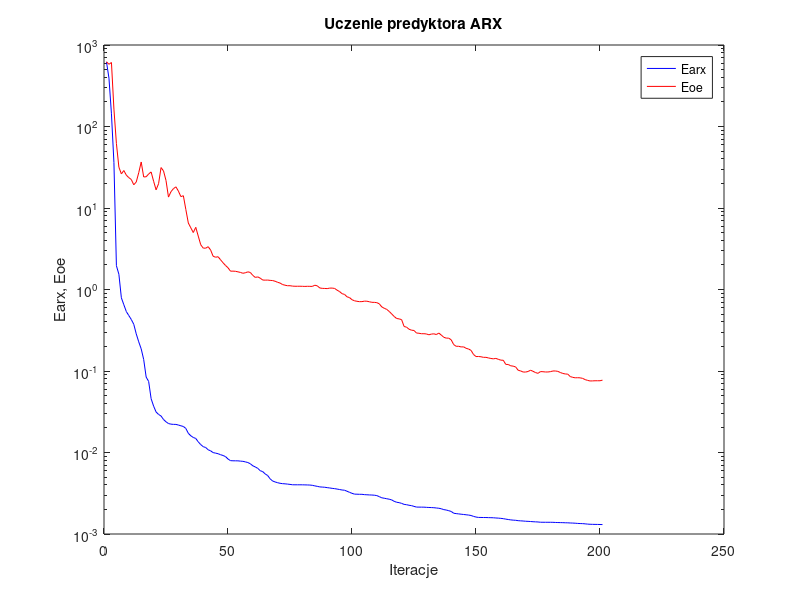
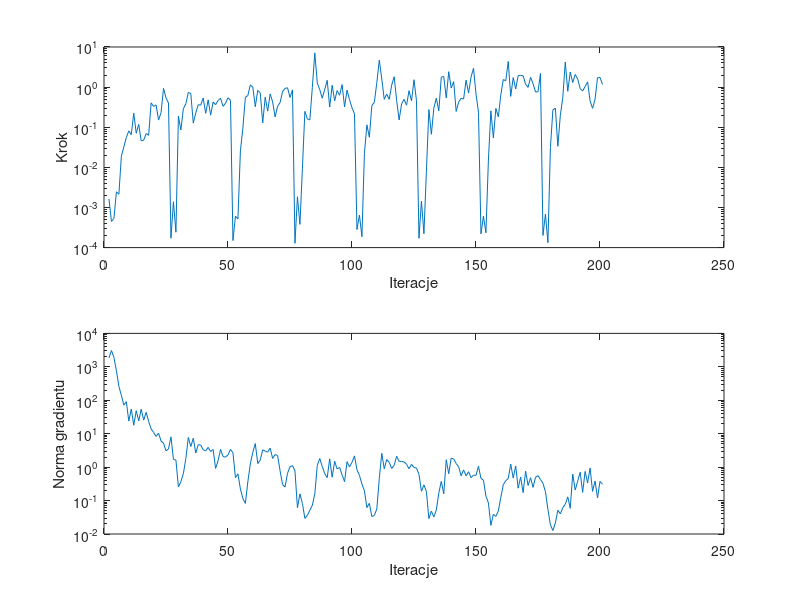

Write the MATLAB code that produced these figures, in order.
%uczenie predyktora arx
clear all;
n=0; farx(n+1)=6.201344e+002; foe(n+1)=6.222546e+002; wspucz(n+1)=0.000000e+000; ng(n+1)=0.000000e+000;
%odnowa zmiennej metryki
n=1; farx(n+1)=3.917638e+002; foe(n+1)=5.797781e+002; krok(n+1)=1.635770e-003; ng(n+1)=1.845388e+003;
n=2; farx(n+1)=1.431777e+002; foe(n+1)=6.098627e+002; krok(n+1)=4.494798e-004; ng(n+1)=3.081031e+003;
n=3; farx(n+1)=3.616578e+001; foe(n+1)=1.633707e+002; krok(n+1)=5.324041e-004; ng(n+1)=1.913578e+003;
n=4; farx(n+1)=1.960313e+000; foe(n+1)=6.200856e+001; krok(n+1)=2.458210e-003; ng(n+1)=7.648459e+002;
n=5; farx(n+1)=1.538464e+000; foe(n+1)=3.165887e+001; krok(n+1)=2.139541e-003; ng(n+1)=2.598703e+002;
n=6; farx(n+1)=7.912714e-001; foe(n+1)=2.622788e+001; krok(n+1)=1.901220e-002; ng(n+1)=1.404136e+002;
n=7; farx(n+1)=6.499473e-001; foe(n+1)=2.883437e+001; krok(n+1)=3.221469e-002; ng(n+1)=7.126643e+001;
n=8; farx(n+1)=5.359987e-001; foe(n+1)=2.531213e+001; krok(n+1)=5.560270e-002; ng(n+1)=9.081849e+001;
n=9; farx(n+1)=4.789672e-001; foe(n+1)=2.358360e+001; krok(n+1)=8.100548e-002; ng(n+1)=2.382719e+001;
n=10; farx(n+1)=4.288086e-001; foe(n+1)=2.238672e+001; krok(n+1)=6.561970e-002; ng(n+1)=5.451576e+001;
n=11; farx(n+1)=3.745186e-001; foe(n+1)=1.927594e+001; krok(n+1)=2.250273e-001; ng(n+1)=1.794315e+001;
n=12; farx(n+1)=2.856383e-001; foe(n+1)=2.083607e+001; krok(n+1)=7.100297e-002; ng(n+1)=4.884022e+001;
n=13; farx(n+1)=2.281081e-001; foe(n+1)=2.709066e+001; krok(n+1)=1.174729e-001; ng(n+1)=2.407442e+001;
n=14; farx(n+1)=1.868441e-001; foe(n+1)=3.670015e+001; krok(n+1)=4.568872e-002; ng(n+1)=5.414850e+001;
n=15; farx(n+1)=1.384947e-001; foe(n+1)=2.403716e+001; krok(n+1)=4.756755e-002; ng(n+1)=2.543863e+001;
n=16; farx(n+1)=8.421627e-002; foe(n+1)=2.418041e+001; krok(n+1)=6.948154e-002; ng(n+1)=4.370548e+001;
n=17; farx(n+1)=7.452461e-002; foe(n+1)=2.612998e+001; krok(n+1)=6.301521e-002; ng(n+1)=2.333747e+001;
n=18; farx(n+1)=4.572194e-002; foe(n+1)=2.770186e+001; krok(n+1)=4.033988e-001; ng(n+1)=1.394094e+001;
n=19; farx(n+1)=3.708477e-002; foe(n+1)=2.131355e+001; krok(n+1)=3.307424e-001; ng(n+1)=1.091754e+001;
n=20; farx(n+1)=3.142702e-002; foe(n+1)=1.671074e+001; krok(n+1)=3.589327e-001; ng(n+1)=8.293212e+000;
n=21; farx(n+1)=2.932794e-002; foe(n+1)=1.984556e+001; krok(n+1)=1.505524e-001; ng(n+1)=1.039657e+001;
n=22; farx(n+1)=2.803869e-002; foe(n+1)=3.134338e+001; krok(n+1)=2.320583e-001; ng(n+1)=6.023476e+000;
n=23; farx(n+1)=2.541654e-002; foe(n+1)=2.850076e+001; krok(n+1)=9.282331e-001; ng(n+1)=5.176197e+000;
n=24; farx(n+1)=2.381202e-002; foe(n+1)=2.175484e+001; krok(n+1)=5.421555e-001; ng(n+1)=3.082395e+000;
n=25; farx(n+1)=2.265567e-002; foe(n+1)=1.361511e+001; krok(n+1)=4.004429e-001; ng(n+1)=3.490627e+000;
%odnowa zmiennej metryki
n=26; farx(n+1)=2.227613e-002; foe(n+1)=1.585943e+001; krok(n+1)=1.714180e-004; ng(n+1)=8.048594e+000;
n=27; farx(n+1)=2.214023e-002; foe(n+1)=1.726873e+001; krok(n+1)=1.389400e-003; ng(n+1)=1.705769e+000;
n=28; farx(n+1)=2.212020e-002; foe(n+1)=1.818856e+001; krok(n+1)=2.419195e-004; ng(n+1)=1.619983e+000;
n=29; farx(n+1)=2.172562e-002; foe(n+1)=1.610949e+001; krok(n+1)=1.892883e-001; ng(n+1)=2.553680e-001;
n=30; farx(n+1)=2.126719e-002; foe(n+1)=1.379414e+001; krok(n+1)=8.569436e-002; ng(n+1)=3.655802e-001;
n=31; farx(n+1)=2.086968e-002; foe(n+1)=1.415225e+001; krok(n+1)=2.893371e-001; ng(n+1)=6.392275e-001;
n=32; farx(n+1)=1.973864e-002; foe(n+1)=9.577745e+000; krok(n+1)=3.839848e-001; ng(n+1)=1.813401e+000;
n=33; farx(n+1)=1.719899e-002; foe(n+1)=6.546289e+000; krok(n+1)=7.382907e-001; ng(n+1)=7.721524e+000;
n=34; farx(n+1)=1.603226e-002; foe(n+1)=5.713147e+000; krok(n+1)=6.857223e-001; ng(n+1)=4.120839e+000;
n=35; farx(n+1)=1.529669e-002; foe(n+1)=5.001263e+000; krok(n+1)=1.269153e-001; ng(n+1)=7.302847e+000;
n=36; farx(n+1)=1.487134e-002; foe(n+1)=5.793071e+000; krok(n+1)=2.268451e-001; ng(n+1)=2.644429e+000;
n=37; farx(n+1)=1.351735e-002; foe(n+1)=4.522024e+000; krok(n+1)=3.648074e-001; ng(n+1)=4.695700e+000;
n=38; farx(n+1)=1.250232e-002; foe(n+1)=3.544277e+000; krok(n+1)=3.550835e-001; ng(n+1)=4.572210e+000;
n=39; farx(n+1)=1.179545e-002; foe(n+1)=3.221046e+000; krok(n+1)=5.352197e-001; ng(n+1)=3.316551e+000;
n=40; farx(n+1)=1.151670e-002; foe(n+1)=3.213175e+000; krok(n+1)=2.226006e-001; ng(n+1)=3.050149e+000;
n=41; farx(n+1)=1.080136e-002; foe(n+1)=3.351581e+000; krok(n+1)=4.819709e-001; ng(n+1)=3.900563e+000;
n=42; farx(n+1)=1.047562e-002; foe(n+1)=3.046070e+000; krok(n+1)=2.002215e-001; ng(n+1)=2.925430e+000;
n=43; farx(n+1)=9.977420e-003; foe(n+1)=2.559413e+000; krok(n+1)=4.228235e-001; ng(n+1)=3.370522e+000;
n=44; farx(n+1)=9.823587e-003; foe(n+1)=2.488583e+000; krok(n+1)=3.647485e-001; ng(n+1)=9.141664e-001;
n=45; farx(n+1)=9.665023e-003; foe(n+1)=2.523478e+000; krok(n+1)=4.635137e-001; ng(n+1)=1.560307e+000;
n=46; farx(n+1)=9.397448e-003; foe(n+1)=2.314333e+000; krok(n+1)=5.281352e-001; ng(n+1)=3.404392e+000;
n=47; farx(n+1)=9.193437e-003; foe(n+1)=2.129029e+000; krok(n+1)=3.321888e-001; ng(n+1)=2.069962e+000;
n=48; farx(n+1)=8.906444e-003; foe(n+1)=1.972344e+000; krok(n+1)=3.978743e-001; ng(n+1)=1.991140e+000;
n=49; farx(n+1)=8.320596e-003; foe(n+1)=1.849154e+000; krok(n+1)=5.450576e-001; ng(n+1)=2.317177e+000;
n=50; farx(n+1)=7.944552e-003; foe(n+1)=1.678773e+000; krok(n+1)=4.681360e-001; ng(n+1)=3.387031e+000;
%odnowa zmiennej metryki
n=51; farx(n+1)=7.912394e-003; foe(n+1)=1.680534e+000; krok(n+1)=1.497533e-004; ng(n+1)=2.688906e+000;
n=52; farx(n+1)=7.907700e-003; foe(n+1)=1.673058e+000; krok(n+1)=6.066958e-004; ng(n+1)=4.837182e-001;
n=53; farx(n+1)=7.899904e-003; foe(n+1)=1.647276e+000; krok(n+1)=5.188110e-004; ng(n+1)=6.306759e-001;
n=54; farx(n+1)=7.839324e-003; foe(n+1)=1.620620e+000; krok(n+1)=2.567947e-002; ng(n+1)=2.225660e-001;
n=55; farx(n+1)=7.792674e-003; foe(n+1)=1.581840e+000; krok(n+1)=9.636975e-002; ng(n+1)=1.147026e-001;
n=56; farx(n+1)=7.675356e-003; foe(n+1)=1.605007e+000; krok(n+1)=5.600723e-001; ng(n+1)=8.215282e-002;
n=57; farx(n+1)=7.530536e-003; foe(n+1)=1.647255e+000; krok(n+1)=6.151726e-001; ng(n+1)=3.645062e-001;
n=58; farx(n+1)=7.279670e-003; foe(n+1)=1.618315e+000; krok(n+1)=1.139125e+000; ng(n+1)=1.243884e+000;
n=59; farx(n+1)=6.867814e-003; foe(n+1)=1.491181e+000; krok(n+1)=1.001473e+000; ng(n+1)=2.787183e+000;
n=60; farx(n+1)=6.654666e-003; foe(n+1)=1.407562e+000; krok(n+1)=3.238984e-001; ng(n+1)=5.072922e+000;
n=61; farx(n+1)=6.385328e-003; foe(n+1)=1.428173e+000; krok(n+1)=8.295027e-001; ng(n+1)=1.278152e+000;
n=62; farx(n+1)=5.983424e-003; foe(n+1)=1.376856e+000; krok(n+1)=7.178655e-001; ng(n+1)=1.639330e+000;
n=63; farx(n+1)=5.826300e-003; foe(n+1)=1.306987e+000; krok(n+1)=1.284644e-001; ng(n+1)=3.290524e+000;
n=64; farx(n+1)=5.462213e-003; foe(n+1)=1.302488e+000; krok(n+1)=5.600723e-001; ng(n+1)=3.013371e+000;
n=65; farx(n+1)=5.212664e-003; foe(n+1)=1.305733e+000; krok(n+1)=2.519998e-001; ng(n+1)=2.815339e+000;
n=66; farx(n+1)=4.749025e-003; foe(n+1)=1.293765e+000; krok(n+1)=6.777732e-001; ng(n+1)=3.689894e+000;
n=67; farx(n+1)=4.466149e-003; foe(n+1)=1.287661e+000; krok(n+1)=4.268310e-001; ng(n+1)=1.821241e+000;
n=68; farx(n+1)=4.352894e-003; foe(n+1)=1.262318e+000; krok(n+1)=1.803954e-001; ng(n+1)=2.375339e+000;
n=69; farx(n+1)=4.259928e-003; foe(n+1)=1.225733e+000; krok(n+1)=3.337224e-001; ng(n+1)=2.231963e+000;
n=70; farx(n+1)=4.189731e-003; foe(n+1)=1.200004e+000; krok(n+1)=4.114269e-001; ng(n+1)=7.801845e-001;
n=71; farx(n+1)=4.146535e-003; foe(n+1)=1.149796e+000; krok(n+1)=7.807902e-001; ng(n+1)=3.014159e-001;
n=72; farx(n+1)=4.127643e-003; foe(n+1)=1.129370e+000; krok(n+1)=9.270274e-001; ng(n+1)=2.543349e-001;
n=73; farx(n+1)=4.095863e-003; foe(n+1)=1.112081e+000; krok(n+1)=9.639418e-001; ng(n+1)=6.529795e-001;
n=74; farx(n+1)=4.061307e-003; foe(n+1)=1.113249e+000; krok(n+1)=5.520515e-001; ng(n+1)=1.024444e+000;
n=75; farx(n+1)=4.019499e-003; foe(n+1)=1.100423e+000; krok(n+1)=8.536620e-001; ng(n+1)=1.111021e+000;
%odnowa zmiennej metryki
n=76; farx(n+1)=4.016149e-003; foe(n+1)=1.096113e+000; krok(n+1)=1.281635e-004; ng(n+1)=7.718931e-001;
n=77; farx(n+1)=4.015913e-003; foe(n+1)=1.096110e+000; krok(n+1)=1.846469e-003; ng(n+1)=6.091860e-002;
n=78; farx(n+1)=4.015656e-003; foe(n+1)=1.096844e+000; krok(n+1)=3.795463e-004; ng(n+1)=1.590550e-001;
n=79; farx(n+1)=4.013198e-003; foe(n+1)=1.094564e+000; krok(n+1)=9.476825e-003; ng(n+1)=8.216681e-002;
n=80; farx(n+1)=4.006282e-003; foe(n+1)=1.091211e+000; krok(n+1)=2.490283e-001; ng(n+1)=2.942497e-002;
n=81; farx(n+1)=3.998193e-003; foe(n+1)=1.094946e+000; krok(n+1)=1.613755e-001; ng(n+1)=3.607619e-002;
n=82; farx(n+1)=3.987416e-003; foe(n+1)=1.093431e+000; krok(n+1)=1.519256e-001; ng(n+1)=5.156624e-002;
n=83; farx(n+1)=3.957508e-003; foe(n+1)=1.091380e+000; krok(n+1)=9.744898e-001; ng(n+1)=7.180553e-002;
n=84; farx(n+1)=3.895264e-003; foe(n+1)=1.128211e+000; krok(n+1)=7.123220e+000; ng(n+1)=1.593746e-001;
n=85; farx(n+1)=3.843540e-003; foe(n+1)=1.109855e+000; krok(n+1)=1.272290e+000; ng(n+1)=1.129574e+000;
n=86; farx(n+1)=3.784197e-003; foe(n+1)=1.044322e+000; krok(n+1)=8.635342e-001; ng(n+1)=1.817960e+000;
n=87; farx(n+1)=3.765568e-003; foe(n+1)=1.032922e+000; krok(n+1)=5.281352e-001; ng(n+1)=1.041815e+000;
n=88; farx(n+1)=3.746709e-003; foe(n+1)=1.029971e+000; krok(n+1)=8.745977e-001; ng(n+1)=6.404120e-001;
n=89; farx(n+1)=3.705744e-003; foe(n+1)=1.025947e+000; krok(n+1)=1.476581e+000; ng(n+1)=4.860138e-001;
n=90; farx(n+1)=3.672671e-003; foe(n+1)=1.039952e+000; krok(n+1)=3.183983e-001; ng(n+1)=1.768664e+000;
n=91; farx(n+1)=3.631398e-003; foe(n+1)=1.041065e+000; krok(n+1)=1.110032e+000; ng(n+1)=5.005795e-001;
n=92; farx(n+1)=3.601625e-003; foe(n+1)=1.030672e+000; krok(n+1)=4.536903e-001; ng(n+1)=1.495599e+000;
n=93; farx(n+1)=3.559441e-003; foe(n+1)=9.806605e-001; krok(n+1)=8.204121e-001; ng(n+1)=8.832494e-001;
n=94; farx(n+1)=3.513722e-003; foe(n+1)=9.428957e-001; krok(n+1)=6.262499e-001; ng(n+1)=9.795177e-001;
n=95; farx(n+1)=3.466403e-003; foe(n+1)=8.886471e-001; krok(n+1)=1.153327e+000; ng(n+1)=5.868893e-001;
n=96; farx(n+1)=3.444987e-003; foe(n+1)=8.701803e-001; krok(n+1)=3.202323e-001; ng(n+1)=3.677413e-001;
n=97; farx(n+1)=3.345555e-003; foe(n+1)=8.134244e-001; krok(n+1)=8.457767e-001; ng(n+1)=1.459269e+000;
n=98; farx(n+1)=3.246525e-003; foe(n+1)=7.956808e-001; krok(n+1)=4.859246e-001; ng(n+1)=1.017267e+000;
n=99; farx(n+1)=3.155403e-003; foe(n+1)=7.497013e-001; krok(n+1)=3.051207e-001; ng(n+1)=1.394797e+000;
n=100; farx(n+1)=3.085151e-003; foe(n+1)=7.269400e-001; krok(n+1)=2.162376e-001; ng(n+1)=2.166829e+000;
%odnowa zmiennej metryki
n=101; farx(n+1)=3.079174e-003; foe(n+1)=7.167834e-001; krok(n+1)=2.815739e-004; ng(n+1)=8.363948e-001;
n=102; farx(n+1)=3.069855e-003; foe(n+1)=7.094390e-001; krok(n+1)=6.459813e-004; ng(n+1)=5.683740e-001;
n=103; farx(n+1)=3.069292e-003; foe(n+1)=7.101114e-001; krok(n+1)=1.869282e-004; ng(n+1)=3.118517e-001;
n=104; farx(n+1)=3.041187e-003; foe(n+1)=7.196499e-001; krok(n+1)=2.219272e-002; ng(n+1)=1.971507e-001;
n=105; farx(n+1)=3.029067e-003; foe(n+1)=7.185780e-001; krok(n+1)=1.146023e-001; ng(n+1)=6.164096e-002;
n=106; farx(n+1)=3.016457e-003; foe(n+1)=7.072927e-001; krok(n+1)=5.625683e-002; ng(n+1)=8.266789e-002;
n=107; farx(n+1)=3.008081e-003; foe(n+1)=6.963174e-001; krok(n+1)=3.465039e-001; ng(n+1)=3.336100e-002;
n=108; farx(n+1)=2.992762e-003; foe(n+1)=6.953449e-001; krok(n+1)=4.167166e-001; ng(n+1)=3.597087e-002;
n=109; farx(n+1)=2.959784e-003; foe(n+1)=6.899231e-001; krok(n+1)=1.280929e+000; ng(n+1)=5.596275e-002;
n=110; farx(n+1)=2.873968e-003; foe(n+1)=6.673776e-001; krok(n+1)=4.697637e+000; ng(n+1)=4.569409e-001;
n=111; farx(n+1)=2.782185e-003; foe(n+1)=6.119233e-001; krok(n+1)=1.601363e+000; ng(n+1)=2.592061e+000;
n=112; farx(n+1)=2.746907e-003; foe(n+1)=5.883963e-001; krok(n+1)=4.953016e-001; ng(n+1)=8.921849e-001;
n=113; farx(n+1)=2.708510e-003; foe(n+1)=5.700012e-001; krok(n+1)=6.698571e-001; ng(n+1)=1.692198e+000;
n=114; farx(n+1)=2.672890e-003; foe(n+1)=5.382180e-001; krok(n+1)=4.951781e-001; ng(n+1)=1.385280e+000;
n=115; farx(n+1)=2.620620e-003; foe(n+1)=5.014202e-001; krok(n+1)=1.120145e+000; ng(n+1)=9.119811e-001;
n=116; farx(n+1)=2.517349e-003; foe(n+1)=4.668881e-001; krok(n+1)=1.814761e+000; ng(n+1)=1.135814e+000;
n=117; farx(n+1)=2.452347e-003; foe(n+1)=4.405705e-001; krok(n+1)=4.635137e-001; ng(n+1)=2.125070e+000;
n=118; farx(n+1)=2.425704e-003; foe(n+1)=4.360315e-001; krok(n+1)=1.515816e-001; ng(n+1)=1.490779e+000;
n=119; farx(n+1)=2.376113e-003; foe(n+1)=4.269497e-001; krok(n+1)=3.828623e-001; ng(n+1)=1.485060e+000;
n=120; farx(n+1)=2.309992e-003; foe(n+1)=3.517731e-001; krok(n+1)=4.951781e-001; ng(n+1)=1.420139e+000;
n=121; farx(n+1)=2.288177e-003; foe(n+1)=3.449821e-001; krok(n+1)=3.550835e-001; ng(n+1)=1.215895e+000;
n=122; farx(n+1)=2.252151e-003; foe(n+1)=3.255654e-001; krok(n+1)=8.166569e-001; ng(n+1)=8.956959e-001;
n=123; farx(n+1)=2.229138e-003; foe(n+1)=3.168137e-001; krok(n+1)=4.536903e-001; ng(n+1)=1.211861e+000;
n=124; farx(n+1)=2.182201e-003; foe(n+1)=3.142604e-001; krok(n+1)=1.531449e+000; ng(n+1)=9.769986e-001;
n=125; farx(n+1)=2.139670e-003; foe(n+1)=2.924529e-001; krok(n+1)=4.572701e-001; ng(n+1)=9.419477e-001;
%odnowa zmiennej metryki
n=126; farx(n+1)=2.138013e-003; foe(n+1)=2.905402e-001; krok(n+1)=1.705607e-004; ng(n+1)=6.088167e-001;
n=127; farx(n+1)=2.135692e-003; foe(n+1)=2.866678e-001; krok(n+1)=1.442683e-003; ng(n+1)=1.890899e-001;
n=128; farx(n+1)=2.135180e-003; foe(n+1)=2.868472e-001; krok(n+1)=2.215284e-004; ng(n+1)=2.942365e-001;
n=129; farx(n+1)=2.123684e-003; foe(n+1)=2.848138e-001; krok(n+1)=8.003391e-003; ng(n+1)=1.866484e-001;
n=130; farx(n+1)=2.116333e-003; foe(n+1)=2.782740e-001; krok(n+1)=2.745822e-001; ng(n+1)=2.881347e-002;
n=131; farx(n+1)=2.110797e-003; foe(n+1)=2.837147e-001; krok(n+1)=6.679426e-002; ng(n+1)=4.834394e-002;
n=132; farx(n+1)=2.102344e-003; foe(n+1)=2.859738e-001; krok(n+1)=2.991387e-001; ng(n+1)=3.236949e-002;
n=133; farx(n+1)=2.085963e-003; foe(n+1)=2.800882e-001; krok(n+1)=5.281352e-001; ng(n+1)=5.226797e-002;
n=134; farx(n+1)=2.069778e-003; foe(n+1)=2.920678e-001; krok(n+1)=2.567403e-001; ng(n+1)=1.686021e-001;
n=135; farx(n+1)=2.041242e-003; foe(n+1)=2.761072e-001; krok(n+1)=1.769506e+000; ng(n+1)=3.755957e-001;
n=136; farx(n+1)=1.991547e-003; foe(n+1)=2.593918e-001; krok(n+1)=1.841052e+000; ng(n+1)=1.597641e-001;
n=137; farx(n+1)=1.969601e-003; foe(n+1)=2.531871e-001; krok(n+1)=5.350602e-001; ng(n+1)=1.661070e+000;
n=138; farx(n+1)=1.932201e-003; foe(n+1)=2.530756e-001; krok(n+1)=2.423311e+000; ng(n+1)=6.347970e-001;
n=139; farx(n+1)=1.891729e-003; foe(n+1)=2.412152e-001; krok(n+1)=9.483842e-001; ng(n+1)=1.867849e+000;
n=140; farx(n+1)=1.798099e-003; foe(n+1)=2.109323e-001; krok(n+1)=1.368663e+000; ng(n+1)=1.747001e+000;
n=141; farx(n+1)=1.779702e-003; foe(n+1)=2.009673e-001; krok(n+1)=2.477256e-001; ng(n+1)=1.278477e+000;
n=142; farx(n+1)=1.764972e-003; foe(n+1)=2.011659e-001; krok(n+1)=4.228884e-001; ng(n+1)=1.030550e+000;
n=143; farx(n+1)=1.749574e-003; foe(n+1)=1.973235e-001; krok(n+1)=5.249576e-001; ng(n+1)=5.510215e-001;
n=144; farx(n+1)=1.736148e-003; foe(n+1)=1.978674e-001; krok(n+1)=5.045340e-001; ng(n+1)=8.276586e-001;
n=145; farx(n+1)=1.721852e-003; foe(n+1)=1.899187e-001; krok(n+1)=1.489674e+000; ng(n+1)=5.520768e-001;
n=146; farx(n+1)=1.707752e-003; foe(n+1)=1.860915e-001; krok(n+1)=7.101669e-001; ng(n+1)=7.292350e-001;
n=147; farx(n+1)=1.687490e-003; foe(n+1)=1.791375e-001; krok(n+1)=1.782670e+000; ng(n+1)=4.851637e-001;
n=148; farx(n+1)=1.644387e-003; foe(n+1)=1.595773e-001; krok(n+1)=2.954614e+000; ng(n+1)=5.738028e-001;
n=149; farx(n+1)=1.614671e-003; foe(n+1)=1.503848e-001; krok(n+1)=6.744582e-001; ng(n+1)=5.677648e-001;
n=150; farx(n+1)=1.597126e-003; foe(n+1)=1.506783e-001; krok(n+1)=2.370960e-001; ng(n+1)=1.061722e+000;
%odnowa zmiennej metryki
n=151; farx(n+1)=1.595697e-003; foe(n+1)=1.495796e-001; krok(n+1)=2.197532e-004; ng(n+1)=4.592469e-001;
n=152; farx(n+1)=1.593130e-003; foe(n+1)=1.471031e-001; krok(n+1)=6.090040e-004; ng(n+1)=4.104926e-001;
n=153; farx(n+1)=1.593021e-003; foe(n+1)=1.471719e-001; krok(n+1)=2.338071e-004; ng(n+1)=1.360556e-001;
n=154; farx(n+1)=1.588524e-003; foe(n+1)=1.447004e-001; krok(n+1)=1.511671e-002; ng(n+1)=8.558571e-002;
n=155; farx(n+1)=1.585669e-003; foe(n+1)=1.425296e-001; krok(n+1)=2.561085e-001; ng(n+1)=1.814135e-002;
n=156; farx(n+1)=1.581925e-003; foe(n+1)=1.409861e-001; krok(n+1)=5.411858e-002; ng(n+1)=3.873001e-002;
n=157; farx(n+1)=1.572461e-003; foe(n+1)=1.428597e-001; krok(n+1)=2.948009e-001; ng(n+1)=3.367479e-002;
n=158; farx(n+1)=1.566239e-003; foe(n+1)=1.390939e-001; krok(n+1)=1.817918e-001; ng(n+1)=4.880305e-002;
n=159; farx(n+1)=1.555829e-003; foe(n+1)=1.358662e-001; krok(n+1)=6.371584e-001; ng(n+1)=1.240371e-001;
n=160; farx(n+1)=1.543287e-003; foe(n+1)=1.355075e-001; krok(n+1)=1.545005e+000; ng(n+1)=2.987541e-001;
n=161; farx(n+1)=1.522427e-003; foe(n+1)=1.206079e-001; krok(n+1)=1.435731e+000; ng(n+1)=3.924060e-001;
n=162; farx(n+1)=1.506005e-003; foe(n+1)=1.202189e-001; krok(n+1)=4.369020e+000; ng(n+1)=4.548351e-001;
n=163; farx(n+1)=1.490155e-003; foe(n+1)=1.158545e-001; krok(n+1)=5.870903e-001; ng(n+1)=1.234197e+000;
n=164; farx(n+1)=1.479314e-003; foe(n+1)=1.147007e-001; krok(n+1)=1.728528e+000; ng(n+1)=4.716322e-001;
n=165; farx(n+1)=1.472847e-003; foe(n+1)=1.120975e-001; krok(n+1)=8.997464e-001; ng(n+1)=1.086147e+000;
n=166; farx(n+1)=1.457442e-003; foe(n+1)=1.020619e-001; krok(n+1)=1.926981e+000; ng(n+1)=2.347879e-001;
n=167; farx(n+1)=1.450036e-003; foe(n+1)=1.001924e-001; krok(n+1)=1.962459e+000; ng(n+1)=5.022603e-001;
n=168; farx(n+1)=1.443859e-003; foe(n+1)=9.715859e-002; krok(n+1)=1.915347e+000; ng(n+1)=1.733014e-001;
n=169; farx(n+1)=1.434183e-003; foe(n+1)=9.708373e-002; krok(n+1)=1.184214e+000; ng(n+1)=7.589370e-001;
n=170; farx(n+1)=1.429545e-003; foe(n+1)=9.863962e-002; krok(n+1)=9.830700e-001; ng(n+1)=2.824662e-001;
n=171; farx(n+1)=1.423120e-003; foe(n+1)=1.022789e-001; krok(n+1)=1.754638e+000; ng(n+1)=4.821355e-001;
n=172; farx(n+1)=1.415064e-003; foe(n+1)=9.913689e-002; krok(n+1)=1.218939e+000; ng(n+1)=2.483101e-001;
n=173; farx(n+1)=1.409887e-003; foe(n+1)=9.568334e-002; krok(n+1)=7.536472e-001; ng(n+1)=4.970080e-001;
n=174; farx(n+1)=1.404693e-003; foe(n+1)=9.358543e-002; krok(n+1)=7.676757e-001; ng(n+1)=5.570271e-001;
n=175; farx(n+1)=1.394286e-003; foe(n+1)=9.841291e-002; krok(n+1)=2.196657e+000; ng(n+1)=4.254029e-001;
%odnowa zmiennej metryki
n=176; farx(n+1)=1.393639e-003; foe(n+1)=9.800836e-002; krok(n+1)=2.014683e-004; ng(n+1)=3.279191e-001;
n=177; farx(n+1)=1.392788e-003; foe(n+1)=9.727168e-002; krok(n+1)=6.847610e-004; ng(n+1)=1.837886e-001;
n=178; farx(n+1)=1.392774e-003; foe(n+1)=9.728745e-002; krok(n+1)=1.326035e-004; ng(n+1)=5.407480e-002;
n=179; farx(n+1)=1.392460e-003; foe(n+1)=9.820171e-002; krok(n+1)=3.105330e-002; ng(n+1)=1.879597e-002;
n=180; farx(n+1)=1.391100e-003; foe(n+1)=1.000228e-001; krok(n+1)=2.680018e-001; ng(n+1)=1.271140e-002;
n=181; farx(n+1)=1.385763e-003; foe(n+1)=1.000836e-001; krok(n+1)=3.003510e-001; ng(n+1)=2.146690e-002;
n=182; farx(n+1)=1.382766e-003; foe(n+1)=9.896987e-002; krok(n+1)=3.350022e-002; ng(n+1)=5.131151e-002;
n=183; farx(n+1)=1.380002e-003; foe(n+1)=9.586762e-002; krok(n+1)=1.981558e-001; ng(n+1)=4.011911e-002;
n=184; farx(n+1)=1.377980e-003; foe(n+1)=9.335934e-002; krok(n+1)=5.563246e-001; ng(n+1)=6.164033e-002;
n=185; farx(n+1)=1.373531e-003; foe(n+1)=9.197353e-002; krok(n+1)=4.225299e+000; ng(n+1)=7.717152e-002;
n=186; farx(n+1)=1.371899e-003; foe(n+1)=9.155487e-002; krok(n+1)=7.847380e-001; ng(n+1)=1.292169e-001;
n=187; farx(n+1)=1.365456e-003; foe(n+1)=8.548827e-002; krok(n+1)=2.382644e+000; ng(n+1)=5.867614e-002;
n=188; farx(n+1)=1.361982e-003; foe(n+1)=8.360410e-002; krok(n+1)=1.295594e+000; ng(n+1)=6.213154e-001;
n=189; farx(n+1)=1.356559e-003; foe(n+1)=8.250694e-002; krok(n+1)=2.062197e+000; ng(n+1)=2.069852e-001;
n=190; farx(n+1)=1.348528e-003; foe(n+1)=8.273482e-002; krok(n+1)=1.585247e+000; ng(n+1)=3.784194e-001;
n=191; farx(n+1)=1.343652e-003; foe(n+1)=8.245227e-002; krok(n+1)=9.205345e-001; ng(n+1)=7.033961e-001;
n=192; farx(n+1)=1.340389e-003; foe(n+1)=8.120399e-002; krok(n+1)=8.008859e-001; ng(n+1)=1.756885e-001;
n=193; farx(n+1)=1.332696e-003; foe(n+1)=7.841893e-002; krok(n+1)=1.035866e+000; ng(n+1)=7.418871e-001;
n=194; farx(n+1)=1.322581e-003; foe(n+1)=7.671296e-002; krok(n+1)=1.348916e+000; ng(n+1)=3.368402e-001;
n=195; farx(n+1)=1.316585e-003; foe(n+1)=7.545487e-002; krok(n+1)=4.536903e-001; ng(n+1)=9.431475e-001;
n=196; farx(n+1)=1.313771e-003; foe(n+1)=7.561996e-002; krok(n+1)=2.959820e-001; ng(n+1)=1.883519e-001;
n=197; farx(n+1)=1.311815e-003; foe(n+1)=7.590050e-002; krok(n+1)=4.954511e-001; ng(n+1)=3.835488e-001;
n=198; farx(n+1)=1.310258e-003; foe(n+1)=7.592456e-002; krok(n+1)=1.707324e+000; ng(n+1)=1.213265e-001;
n=199; farx(n+1)=1.308123e-003; foe(n+1)=7.591879e-002; krok(n+1)=1.749195e+000; ng(n+1)=3.738816e-001;
n=200; farx(n+1)=1.305579e-003; foe(n+1)=7.723419e-002; krok(n+1)=1.162605e+000; ng(n+1)=3.084283e-001;

figure; semilogy(farx,'b'); hold on; semilogy(foe,'r'); xlabel('Iteracje'); ylabel('Earx, Eoe'); legend('Earx','Eoe'); title('Uczenie predyktora ARX');
figure; subplot(2,1,1); semilogy(krok); xlabel('Iteracje'); ylabel('Krok');
subplot(2,1,2); semilogy(ng); xlabel('Iteracje'); ylabel('Norma gradientu');
Earx=farx(n+1)
Eoe=foe(n+1)
